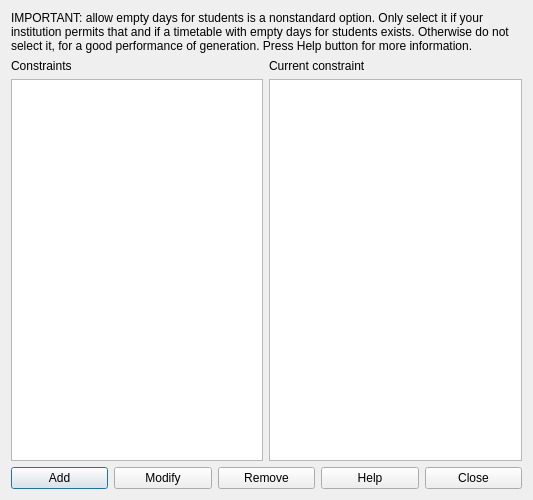
<?xml version="1.0" encoding="UTF-8"?>
<ui version="4.0">
 <class>ConstraintStudentsMinHoursDailyForm_template</class>
 <widget class="QDialog" name="ConstraintStudentsMinHoursDailyForm_template">
  <property name="geometry">
   <rect>
    <x>0</x>
    <y>0</y>
    <width>533</width>
    <height>500</height>
   </rect>
  </property>
  <property name="windowTitle">
   <string extracomment="This is the title of the dialog to see the list of all constraints of this type">Constraints students min hours daily</string>
  </property>
  <layout class="QGridLayout" name="gridLayout">
   <item row="0" column="0" colspan="2">
    <widget class="QLabel" name="label">
     <property name="sizePolicy">
      <sizepolicy hsizetype="Minimum" vsizetype="Minimum">
       <horstretch>0</horstretch>
       <verstretch>0</verstretch>
      </sizepolicy>
     </property>
     <property name="text">
      <string>IMPORTANT: allow empty days for students is a nonstandard option. Only select it if your institution permits that and if a timetable with empty days for students exists. Otherwise do not  select it, for a good performance of generation. Press Help button for more information.</string>
     </property>
     <property name="wordWrap">
      <bool>true</bool>
     </property>
    </widget>
   </item>
   <item row="1" column="0">
    <layout class="QVBoxLayout" name="verticalLayout">
     <item>
      <widget class="QLabel" name="constraintsTextLabel">
       <property name="frameShape">
        <enum>QFrame::NoFrame</enum>
       </property>
       <property name="frameShadow">
        <enum>QFrame::Plain</enum>
       </property>
       <property name="text">
        <string>Constraints</string>
       </property>
       <property name="wordWrap">
        <bool>false</bool>
       </property>
      </widget>
     </item>
     <item>
      <widget class="QListWidget" name="constraintsListWidget"/>
     </item>
    </layout>
   </item>
   <item row="1" column="1">
    <layout class="QVBoxLayout" name="verticalLayout_2">
     <item>
      <widget class="QLabel" name="currentConstraintTextLabel">
       <property name="text">
        <string>Current constraint</string>
       </property>
       <property name="wordWrap">
        <bool>false</bool>
       </property>
      </widget>
     </item>
     <item>
      <widget class="QPlainTextEdit" name="currentConstraintTextEdit"/>
     </item>
    </layout>
   </item>
   <item row="2" column="0" colspan="2">
    <layout class="QHBoxLayout" name="horizontalLayout">
     <item>
      <widget class="QPushButton" name="addConstraintPushButton">
       <property name="text">
        <string>Add</string>
       </property>
      </widget>
     </item>
     <item>
      <widget class="QPushButton" name="modifyConstraintPushButton">
       <property name="text">
        <string>Modify</string>
       </property>
      </widget>
     </item>
     <item>
      <widget class="QPushButton" name="removeConstraintPushButton">
       <property name="text">
        <string>Remove</string>
       </property>
      </widget>
     </item>
     <item>
      <widget class="QPushButton" name="helpPushButton">
       <property name="text">
        <string>Help</string>
       </property>
      </widget>
     </item>
     <item>
      <widget class="QPushButton" name="closePushButton">
       <property name="text">
        <string>Close</string>
       </property>
      </widget>
     </item>
    </layout>
   </item>
  </layout>
 </widget>
 <layoutdefault spacing="6" margin="11"/>
 <resources/>
 <connections/>
</ui>
